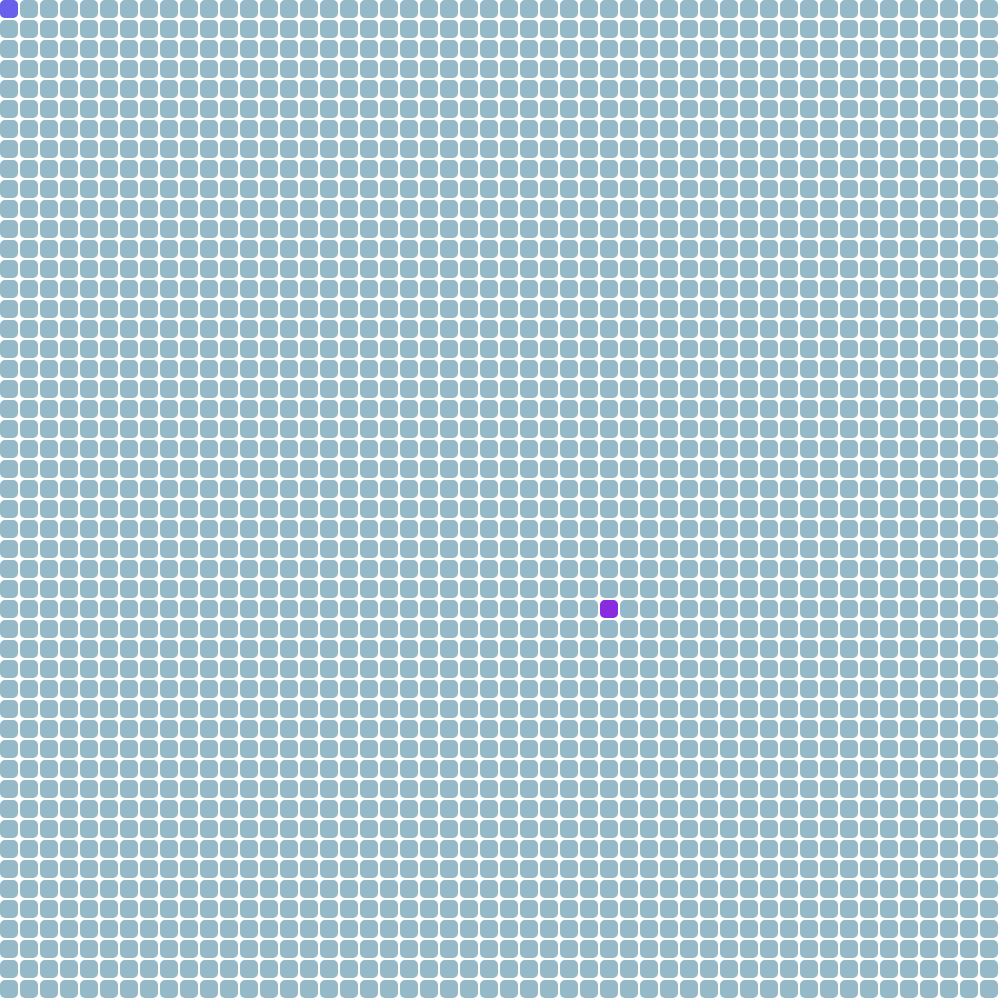
Frame 1 (no input)
Frame 60 (no input): identical to frame 1, image omitted
Frame 120 (the mouse pressed at the canvas centre since frame 60): identical to frame 1, image omitted

The p5.js sketch that drew this single still picture (run headless with seeded random() and noise() and a simulated clock; from frame 60 on, the mouse is pressed at the canvas centre):

// p5.js sketch
// ── sketch.js

var canvasHeight = 1000;
var canvasWidth = 1000;

var tile = 20;

var rows = canvasHeight / tile;
var columns = canvasHeight / tile;

var startNode = undefined;
var targetNode = undefined;

var visualizationStarted = false;

// colors
var startNodeColor = "#6960EC";
var targetNodeColor = "#8A2BE2";
var nodeColor = "#95B9C7";

var unvisited = [];

function initGraph() {
    var graph = new Array(rows);

    for (var i = 0; i < rows; ++i) {
        graph[i] = new Array(columns);
        for (var j = 0; j < columns; ++j) {
            graph[i][j] = new Node(i, j);
        }
    }

    return graph;
}

function drawGraph(graph) {
    for (var i = 0; i < graph.length; ++i) {
        for (var j = 0; j < graph[0].length; ++j) {
            graph[i][j].show(nodeColor);
        }
    }

    startNode.show(startNodeColor);
    targetNode.show(targetNodeColor);
}

var graph = initGraph();

function getGridPos() {
    var x = mouseX;
    var y = mouseY;

    x = Math.floor(x / tile);
    y = Math.floor(y / tile);

    return [x, y];
}

function mouseDragged() {
    var [x, y] = getGridPos();

    if (x < 0 || x >= rows) return;

    if (y < 0 || y >= columns) return;

    graph[x][y].isWall = true;

    graph[x][y].show();
}

function startVisualization() {
    visualizationStarted = true;
}

function distance(a, b) {
    return Math.floor(dist(a.i, a.j, b.i, b.j));
}

function removeFromArray(arr, value) {
    var index = arr.indexOf(value);
    if (index !== -1) {
        arr.splice(index, 1);
    }
}

function setup() {

    createCanvas(canvasWidth, canvasHeight);

    // for all nodes set their neighbours
    for (var i = 0; i < rows; ++i) {
        for (var j = 0; j < columns; ++j) {
            graph[i][j].addNeighbours(graph);
            unvisited.push(graph[i][j]);
        }
    }

    startNode = graph[0][0];

    // startNode will have distance of 0
    startNode.distance = 0;
    
    // startNode is visited
    startNode.isVisited = true;

    targetNode = graph[30][30];

    drawGraph(graph);

    var button = createButton("Start Visualization");

    button.mousePressed(startVisualization);
}
function draw() {

    if (!visualizationStarted)
        return;

    if (unvisited.length > 0) {
        
        var winner = 0;

        for (var i = 0; i < unvisited.length; ++i) {
            if (unvisited[winner].distance > unvisited[i].distance) {
                winner = i;
            }
        }

        var current = unvisited[winner];

        if (current.isWall) {
            return;
        }

        if (targetNode.previous != undefined || current == targetNode) {
            // construct path
            var path = [];
            var u = targetNode;
            while (u != undefined) {
                path.push(u);
                u = u.previous;
            }

            for (var i = 0; i < path.length; ++i) 
                path[i].show('red');

            return;
        }

        var neighbours = current.neighbours;

        for (var i = 0; i < neighbours.length; ++i) {
            var neighbour = neighbours[i];

            var alt = current.distance + distance(current, neighbour);

            if (alt < neighbour.distance) {
                neighbour.distance = alt;
                neighbour.previous = current;
            }

            // write position
            createP(neighbour.distance).style('font-size', '10px').position(neighbour.i*tile + 10, neighbour.j*tile + 3);
        }

        removeFromArray(unvisited, current);
    }
}

// ── node.js

function Node(i, j) {
    this.i = i;
    this.j = j;
    this.tile = 20;
    this.distance = Infinity;
    this.isWall = false;
    this.isVisited = false;
    this.previous = undefined;

    this.neighbours = [];

    this.show = function(color) {
        if (this.isWall) {
            fill('#F6EEF0');
        } else {
            fill(color);
        }
        noStroke();
        square(i * this.tile, j * this.tile, this.tile - 2, 5);
    }

    this.addNeighbours = function(graph) {
        var rows = graph.length;
        var columns = graph[0].length;

        if (i + 1 < rows) this.neighbours.push(graph[i+1][j]);

        if (i - 1 >= 0) this.neighbours.push(graph[i-1][j]);

        if (j + 1 < columns) this.neighbours.push(graph[i][j+1]);

        if (j - 1 >= 0) this.neighbours.push(graph[i][j-1]);

        if (i > 0 && j > 0) this.neighbours.push(graph[i-1][j-1]);

        if (i + 1 < rows && j > 0) this.neighbours.push(graph[i+1][j-1]);

        if (i + 1 < rows && j + 1 < columns) this.neighbours.push(graph[i+1][j+1]);

        if (i > 0 && j + 1 < columns) this.neighbours.push(graph[i-1][j+1]);
    }
}


// ── styles.css

html, body {
    height: 100%;
}

body {
    background-color: #d4e3fe;
    font-family: 'Roboto Mono', monospace;
}

button {
    position: absolute;
    top: 60%;
    right: 20%;
    font-size: 20px;
    padding: 20px 40px;
    border-radius: 50px;
    background: #d4e3fe;
    box-shadow:  20px 20px 60px #b4c1d8,
                 -20px -20px 60px #f4ffff;
}

.project-title {
    position: absolute;
    top: 45%;
    right: 12%;
    font-size: 40px;
    text-align: center;
}
